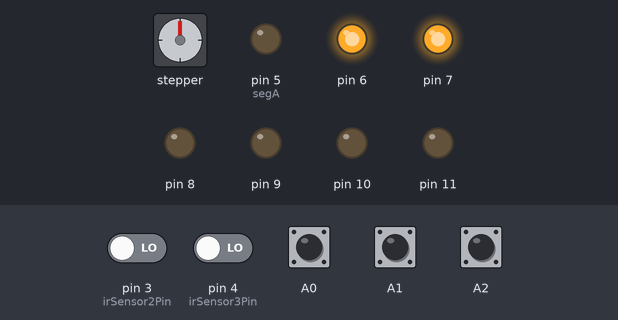
The sketch below on a simulated Arduino Mega 2560, built with avr-gcc and run on an emulated ATmega2560. Parts: stepper motor, output pins drawn as LEDs (lit = HIGH). Wiring (inferred from the names in the program): stepper motor (2048 steps per turn assumed): coils A8, A9, A10, A11. The inputs (shaded band) are chosen by the test bench; at power-on: A0–2 HIGH, pin 3 (irSensor2Pin), pin 4 (irSensor3Pin) LOW. Pins used as bus, display or sensor lines are not drawn.

Above: at 1.2 s.
1.3 s: A1 pulled LOW for 0.15 s
At 2.0 s:
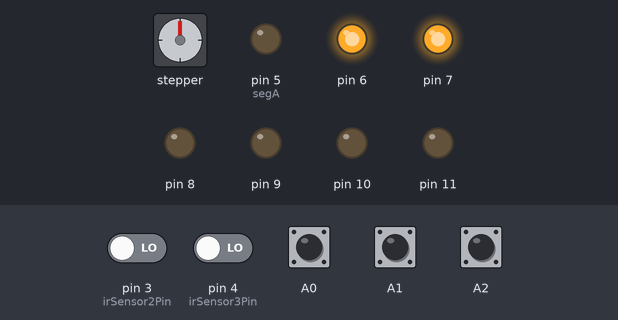
7.4 s: pin 3 (irSensor2Pin) driven HIGH
At 10.2 s:
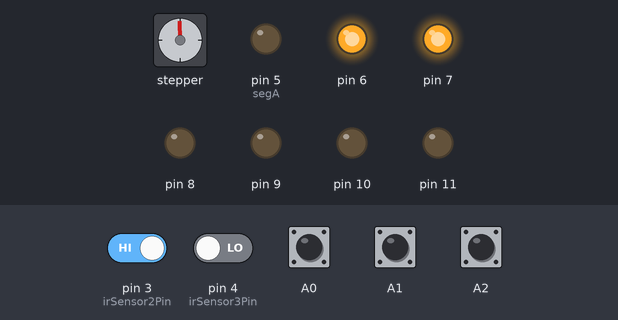
10.4 s: A2 pulled LOW for 0.15 s
At 28.2 s:
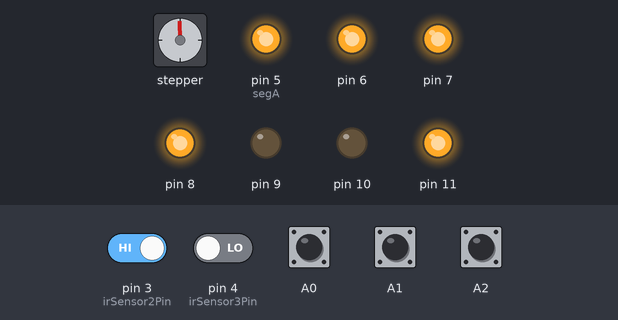
Timing chart, 0 to 28.5 s (numbered marks = the images above; inputs shaded):
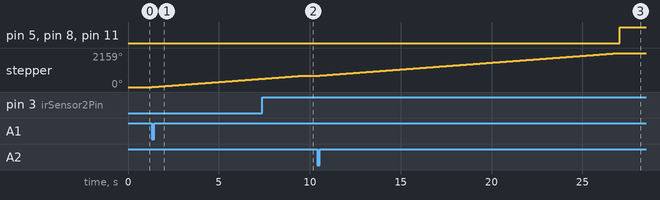

The sketch:

version2-0.ino
```cpp
#define IN1 A8
#define IN2 A9
#define IN3 A10
#define IN4 A11


// Define 7-segment display pins
const int segA = 5;
const int segB = 6;
const int segC = 7;
const int segD = 8;
const int segE = 9;
const int segF = 10;
const int segG = 11;


// Delay time between steps (lower value means faster speed)
int delayTime = 1; // Adjust this value for speed


// 7-segment digit encoding (0-3)
const byte digitCodes[4][7] = {
  {1, 1, 1, 1, 1, 1, 0}, // 0
  {0, 1, 1, 0, 0, 0, 0}, // 1
  {1, 1, 0, 1, 1, 0, 1}, // 2
  {1, 1, 1, 1, 0, 0, 1}, // 3
};


const int irSensor1Pin = 2;  // Sensor for Floor 1
const int irSensor2Pin = 3;  // Sensor for Floor 2
const int irSensor3Pin = 4;  // Sensor for Floor 3


// Variable to track the current position of the lift
int currentFloor = 1;
int targetFloor = 0;


// Variables to store requests for each floor
bool requestFloor1 = false;
bool requestFloor2 = false;
bool requestFloor3 = false;


void setup() {
  // Define motor pins as outputs
  pinMode(IN1, OUTPUT);
  pinMode(IN2, OUTPUT);
  pinMode(IN3, OUTPUT);
  pinMode(IN4, OUTPUT);


  // Set up button and IR sensor pins
  pinMode(A0, INPUT_PULLUP);
  pinMode(A1, INPUT_PULLUP);
  pinMode(A2, INPUT_PULLUP);
  pinMode(irSensor1Pin, INPUT);
  pinMode(irSensor2Pin, INPUT);
  pinMode(irSensor3Pin, INPUT);

  // Initialize the display
  updateDisplay(currentFloor);
}


void loop() {
  // Check button presses for floor requests
  if (digitalRead(A0) == LOW && currentFloor != 1) {
    requestFloor1 = true;
  }
  if (digitalRead(A1) == LOW && currentFloor != 2) {
    requestFloor2 = true;
  }
  if (digitalRead(A2) == LOW && currentFloor != 3) {
    requestFloor3 = true;
  }


  // If there is no target floor set, find the next target based on the requests
  if (targetFloor == 0) {
    targetFloor = getNextTarget();
  }


  // If a target floor is set, move the lift
  if (targetFloor != 0) {
    moveToFloor(targetFloor);
  }


  delay(100);  // Small delay to debounce button press
}


void moveToFloor(int target) {
  // Determine the number of steps needed to reach the target floor
  int steps = (abs(target - currentFloor) == 1) ? 1024 : 2048; // 1024 steps for 1 floor, 2048 for 2 floors


  if (target < currentFloor) {
    // Move down
    for (int i = 0; i < steps; i++) {
      stepMotor(-1);  // Reverse direction for moving down
    }
  } else if (target > currentFloor) {
    // Move up
    for (int i = 0; i < steps; i++) {
      stepMotor(1);  // Forward direction for moving up
    }
  }


  // Recheck the IR sensor just before stopping
  if (checkFloorConditions(target)) {
    currentFloor = target;
    updateDisplay(currentFloor); // Update display
  } else {
    targetFloor = getNextTarget(); // If no object is detected, move to the next target
  }


  clearFloorRequest(target);
  targetFloor = 0;  // Reset target floor after reaching it
}


int getNextTarget() {
  if (currentFloor == 1) {
    if (requestFloor2 && digitalRead(irSensor2Pin) == LOW) return 2;
    if (requestFloor3 && digitalRead(irSensor3Pin) == LOW) return 3;
  } else if (currentFloor == 2) {
    if (requestFloor1 && digitalRead(irSensor1Pin) == LOW) return 1;
    if (requestFloor3 && digitalRead(irSensor3Pin) == LOW) return 3;
  } else if (currentFloor == 3) {
    if (requestFloor2 && digitalRead(irSensor2Pin) == LOW) return 2;
    if (requestFloor1 && digitalRead(irSensor1Pin) == LOW) return 1;
  }
  return 0;  // No valid target found
}


bool checkFloorConditions(int target) {
  if (target == 1 && requestFloor1 && digitalRead(irSensor1Pin) == LOW) {
    return true;
  }
  if (target == 2 && requestFloor2 && digitalRead(irSensor2Pin) == LOW) {
    return true;
  }
  if (target == 3 && requestFloor3 && digitalRead(irSensor3Pin) == LOW) {
    return true;
  }
  return false;
}


void clearFloorRequest(int floor) {
  if (floor == 1) requestFloor1 = false;
  if (floor == 2) requestFloor2 = false;
  if (floor == 3) requestFloor3 = false;
}


void updateDisplay(int floor) {
  for (int i = 0; i < 7; i++) {
    pinMode(segA + i, OUTPUT);
    digitalWrite(segA + i, digitCodes[floor][i]);
  }
}


void stepMotor(int direction) {
  if (direction > 0) {
    // Forward half-step sequence
    digitalWrite(IN1, HIGH); digitalWrite(IN2, LOW);  digitalWrite(IN3, LOW);  digitalWrite(IN4, LOW);  delayMicroseconds(delayTime * 1000);
    digitalWrite(IN1, HIGH); digitalWrite(IN2, HIGH); digitalWrite(IN3, LOW);  digitalWrite(IN4, LOW);  delayMicroseconds(delayTime * 1000);
    digitalWrite(IN1, LOW);  digitalWrite(IN2, HIGH); digitalWrite(IN3, LOW);  digitalWrite(IN4, LOW);  delayMicroseconds(delayTime * 1000);
    digitalWrite(IN1, LOW);  digitalWrite(IN2, HIGH); digitalWrite(IN3, HIGH); digitalWrite(IN4, LOW);  delayMicroseconds(delayTime * 1000);
    digitalWrite(IN1, LOW);  digitalWrite(IN2, LOW);  digitalWrite(IN3, HIGH); digitalWrite(IN4, LOW);  delayMicroseconds(delayTime * 1000);
    digitalWrite(IN1, LOW);  digitalWrite(IN2, LOW);  digitalWrite(IN3, HIGH); digitalWrite(IN4, HIGH); delayMicroseconds(delayTime * 1000);
    digitalWrite(IN1, LOW);  digitalWrite(IN2, LOW);  digitalWrite(IN3, LOW);  digitalWrite(IN4, HIGH); delayMicroseconds(delayTime * 1000);
    digitalWrite(IN1, HIGH); digitalWrite(IN2, LOW);  digitalWrite(IN3, LOW);  digitalWrite(IN4, HIGH); delayMicroseconds(delayTime * 1000);
  } else {
    // Reverse half-step sequence
    digitalWrite(IN1, HIGH); digitalWrite(IN2, LOW);  digitalWrite(IN3, LOW);  digitalWrite(IN4, HIGH); delayMicroseconds(delayTime * 1000);
    digitalWrite(IN1, LOW);  digitalWrite(IN2, LOW);  digitalWrite(IN3, LOW);  digitalWrite(IN4, HIGH); delayMicroseconds(delayTime * 1000);
    digitalWrite(IN1, LOW);  digitalWrite(IN2, LOW);  digitalWrite(IN3, HIGH); digitalWrite(IN4, HIGH); delayMicroseconds(delayTime * 1000);
    digitalWrite(IN1, LOW);  digitalWrite(IN2, LOW);  digitalWrite(IN3, HIGH); digitalWrite(IN4, LOW);  delayMicroseconds(delayTime * 1000);
    digitalWrite(IN1, LOW);  digitalWrite(IN2, HIGH); digitalWrite(IN3, HIGH); digitalWrite(IN4, LOW);  delayMicroseconds(delayTime * 1000);
    digitalWrite(IN1, LOW);  digitalWrite(IN2, HIGH); digitalWrite(IN3, LOW);  digitalWrite(IN4, LOW);  delayMicroseconds(delayTime * 1000);
    digitalWrite(IN1, HIGH); digitalWrite(IN2, HIGH); digitalWrite(IN3, LOW);  digitalWrite(IN4, LOW);  delayMicroseconds(delayTime * 1000);
    digitalWrite(IN1, HIGH); digitalWrite(IN2, LOW);  digitalWrite(IN3, LOW);  digitalWrite(IN4, LOW);  delayMicroseconds(delayTime * 1000);
  }
}
```

Measured:
- after the input at 1.3 s, stepper: keeps turning clockwise at about 87°/s, starting at once
- after the input at 7.4 s, pin 5 (segA), pin 8, pin 9, pin 11: stays LOW (without the input it goes to HIGH after 2.2 s); pin 7: stays HIGH (without the input it goes to LOW after 2.2 s)
- after the input at 10.4 s, pin 5 (segA), pin 8, pin 11: LOW → HIGH after 16.6 s; stepper: turns 1440° clockwise in 16.6 s, starting at once
